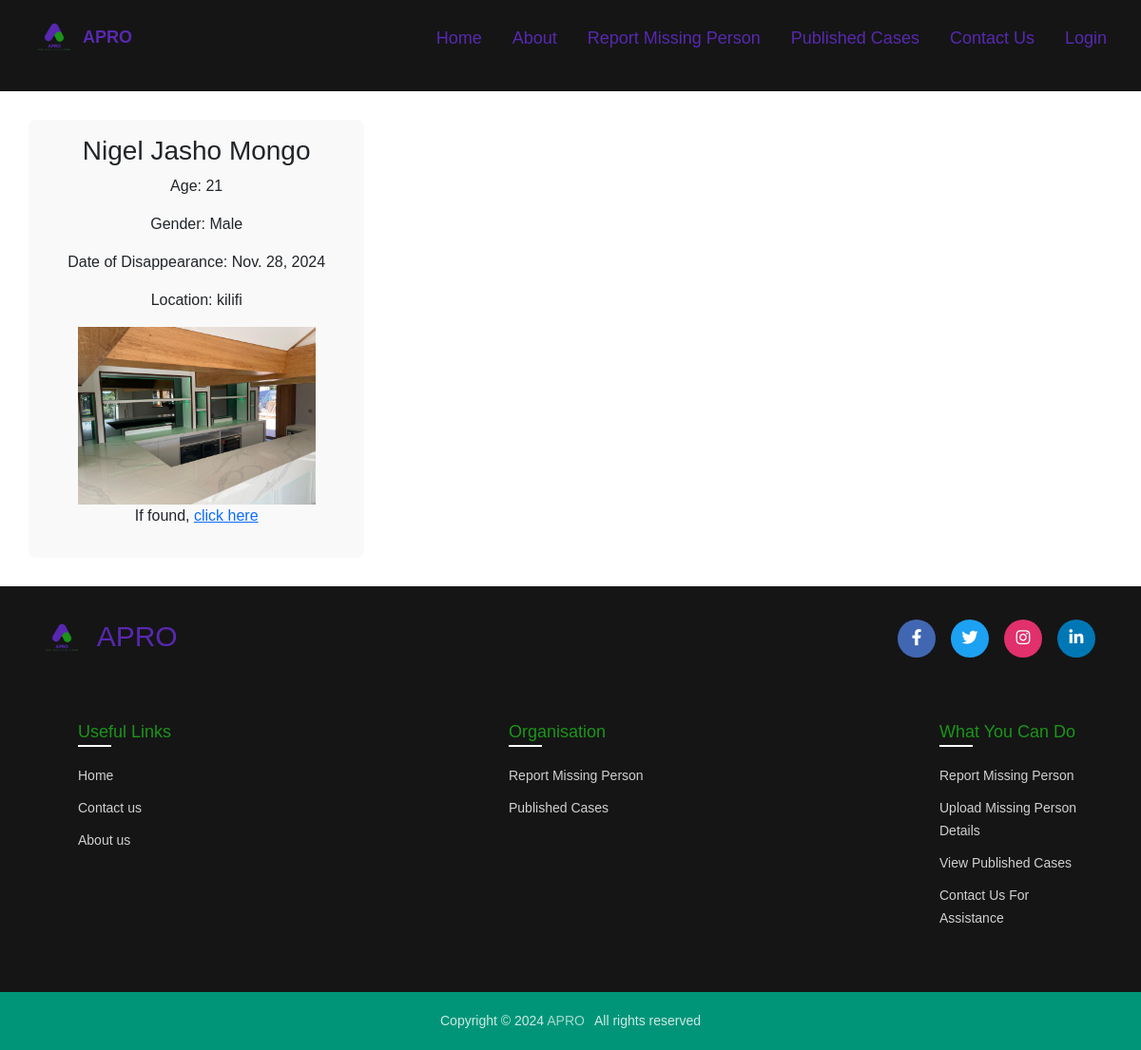
The page /published/ on the database its author committed.
### abducted/models.py (models this page shows, shortened)
class MissingPersonReport(models.Model):
    GENDER_CHOICES = [
        ('Male', 'Male'),
        ('Female', 'Female'),
        ('Other', 'Other'),
    ]
    username = models.CharField(max_length=100, unique=True, default='your name')
    phone = models.PositiveBigIntegerField(unique=True, default= '0712345678')
    name = models.CharField(max_length=100)
    age = models.PositiveIntegerField()
    gender = models.CharField(max_length=10, choices=GENDER_CHOICES)
    height = models.PositiveIntegerField(null=True, blank=True)
    physical_details = models.TextField(null=True, blank=True)
    date_of_disappearance = models.DateField()
    location_of_disappearance = models.CharField(max_length=255)
    contact_details = models.EmailField()
    comments = models.TextField(null=True, blank=True)
    images = models.ImageField(upload_to='missing_persons_images/', null=True, blank=True)
    created_at = models.DateTimeField(auto_now_add=True)

### abducted/views.py (the view)
# urls.py: path('published/', views.published, name='published cases'),
def published(request):
    reports = MissingPersonReport.objects.all()
    return render(request, 'published.html', {'reports': reports})

### abducted/templates/published.html (shortened to what this page needs)
{% extends 'base.html' %}
{% load static %}
{% block content %}
<div class="published">
    {% for report in reports %}
    <div class="published-card">
        <h3>{{ report.name }}</h3>
        <p>Age: {{ report.age }}</p>
        <p>Gender: {{ report.get_gender_display }}</p>
        <p>Date of Disappearance: {{ report.date_of_disappearance }}</p>
        <p>Location: {{ report.location_of_disappearance }}</p>
        <img src="{{ report.images.url }}" alt="{{ report.name }}" />
    <p class="found-btn">If found, <a href="{% url 'found cases' %}" type="button">click here</a>
    </p>
    </div>
{% endfor %}
</div>
{% endblock %}

### abducted/templates/base.html (shortened to what this page needs)
{% load static %}
<!DOCTYPE html>
<head>
   <link rel="stylesheet" href="{% static 'style/main.css' %}">
<link href="https://cdn.jsdelivr.net/npm/bootstrap@5.3.0-alpha1/dist/css/bootstrap.min.css" rel="stylesheet">
   <link rel="stylesheet" href="https://cdnjs.cloudflare.com/ajax/libs/font-awesome/5.15.3/css/all.min.css"/>
</head>
<body>
   <nav>
      <ul>
         <li class="logo"><a href="{% url 'home' %}">
             <img src="{% static 'images/logo-removebg.png' %}" alt="">APRO
             </a>
         </li>
         <li class="items"><a href="{% url 'home' %}">Home</a></li>
         <li class="items"><a href="{% url 'about' %}">About</a></li>
         <li class="items"><a href="{% url 'report missing person' %}">Report Missing Person</a></li>
         <li class="items"><a href="{% url 'published cases' %}">Published Cases</a></li>
         <li class="items"><a href="{% url 'contact' %}">Contact Us</a></li>
          <li class="items login-btn"><a href="{% url 'login' %}">Login</a></li>
      </ul>
   </nav>
   {% block content %} {% endblock %}
 <footer>
    <div class="content">
      <div class="top">
        <div class="logo-details">
            <img src="{% static 'images/logo-removebg.png' %}" alt="">
          <span class="logo_name">APRO</span>
        </div>
        <div class="media-icons">
          <a href="#"><i class="fab fa-facebook-f"></i></a>
          <a href="#"><i class="fab fa-twitter"></i></a>
          <a href="#"><i class="fab fa-instagram"></i></a>
          <a href="#"><i class="fab fa-linkedin-in"></i></a>
        </div>
      </div>
      <div class="link-boxes">
        <ul class="box">
          <li class="link_name">Useful Links</li>
          <li><a href="{% url 'home' %}">Home</a></li>
          <li><a href="{% url 'contact' %}">Contact us</a></li>
          <li><a href="{% url 'about' %}">About us</a></li>
        </ul>
        <ul class="box">
          <li class="link_name">Organisation</li>
          <li><a href="{% url 'report missing person' %}">Report Missing Person</a></li>
          <li><a href="{% url 'published cases' %}">Published Cases</a></li>
        </ul>
        <ul class="box">
          <li class="link_name">What You Can Do</li>
          <li><a href="{% url 'report missing person' %}">Report Missing Person</a></li>
            <li><a href="{% url 'report missing person' %}">Upload Missing Person Details</a></li>
          <li><a href="{% url 'published cases' %}">View Published Cases</a></li>
          <li><a href="{% url 'contact' %}">Contact Us For Assistance</a></li>
        </ul>
      </div>
    </div>
    <div class="bottom-details">
      <div class="bottom_text">
        <span class="copyright_text">Copyright © 2024 <a href="{% url 'home' %}">APRO</a>All rights reserved</span>
      </div>
    </div>
  </footer>
</body>

### static/style/main.css (style rules this page uses)
* { margin: 0; padding: 0; box-sizing: border-box; font-family: 'Raleway',sans-serif; }
a { text-decoration: none; }
body { margin: 0; padding: 0; box-sizing: border-box; }
nav { background: #151515; position: sticky; padding-right: 20px; padding-bottom: 0; top: 0; overflow: hidden; z-index: 1000; margin-bottom: 0; }
.logo { color: #5828B0; }
.logo img { margin-right: 5px; width: 50px; height: auto; border-radius: 50px; }
nav ul { list-style: none; display: flex; flex-wrap: wrap; align-items: center; justify-content: center; }
nav ul li { padding: 15px 0; cursor: pointer; }
nav ul li.items { position: relative; width: auto; margin: 0 16px; text-align: center; order: 3; }
nav ul li.items:after { position: absolute; content: ''; left: 0; bottom: 5px; height: 2px; width: 100%; background: #5828b0; opacity: 0; transition: all 0.2s linear; }
nav ul li.logo { flex: 1; color: #5828B0; font-size: 23px; font-weight: 600; cursor: default; user-select: none; }
nav ul li a { color: #5828B0; font-size: 18px; text-decoration: none; transition: .4s; }
footer { background: #151515; width: 100%; bottom: 0; left: 0; }
footer::before { position: absolute; left: 0; top: 100px; height: 1px; width: 100%; background: #AFAFB6; }
footer .content { max-width: 1250px; margin: auto; padding: 30px 40px 40px 40px; }
footer .content .top { display: flex; align-items: center; justify-content: space-between; margin-bottom: 50px; }
.content .top .logo-details { color: #5828B0; font-size: 30px; }
.logo-details img { margin-right: 5px; width: 50px; height: auto; border-radius: 50px; }
.content .top .media-icons { display: flex; }
.content .top .media-icons a { height: 40px; width: 40px; margin: 0 8px; border-radius: 50%; text-align: center; line-height: 40px; color: #fff; font-size: 17px; text-decoration: none; transition: all 0.4s ease; }
.top .media-icons a:nth-child(1) { background: #4267B2; }
.top .media-icons a:nth-child(2) { background: #1DA1F2; }
.top .media-icons a:nth-child(3) { background: #E1306C; }
.top .media-icons a:nth-child(4) { background: #0077B5; }
footer .content .link-boxes { width: 100%; display: flex; justify-content: space-between; }
footer .content .link-boxes .box { width: calc(100% / 5 - 10px); }
.content .link-boxes .box .link_name { color: #1B951A; font-size: 18px; font-weight: 400; margin-bottom: 20px; position: relative; }
.link-boxes .box .link_name::before { content: ''; position: absolute; left: 0; bottom: -2px; height: 2px; width: 35px; background: #fff; }
.content .link-boxes .box li { margin: 10px; list-style: none; }
.content .link-boxes .box li a { color: #fff; font-size: 14px; font-weight: 400; text-decoration: none; opacity: 0.8; transition: all 0.4s ease }
footer .bottom-details { justify-content: center; align-items: center; text-align: center; width: 100%; background: #009579; }
footer .bottom-details .bottom_text { max-width: 1250px; margin: auto; padding: 20px 40px; display: flex; justify-content: center; }
.bottom-details .bottom_text span, .bottom-details .bottom_text a { font-size: 14px; font-weight: 300; color: #fff; opacity: 0.8; text-decoration: none; }
.bottom-details .bottom_text a { margin-right: 10px; }
.published { min-height: 50vh; display: grid; grid-template-columns: repeat(3, 1fr); justify-content: center; gap: 20px; padding: 20px; overflow: hidden; }
.published-card { margin: 10px; background-color: #f9f9f9; border: 1px solid #f9f9f9; border-radius: 8px; padding: 15px; text-align: center; }
.published-card img { width: 250px; height: auto; }

### rows shown on the page
MissingPersonReport: name "Nigel Jasho Mongo", age "21", gender "Male", date_of_disappearance "Nov. 28, 2024", location_of_disappearance "kilifi", images (picture)
